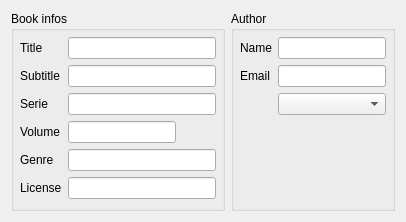
      <widget class="QWidget" name="lytTabOverview">
       <attribute name="title">
        <string>Overview</string>
       </attribute>
       <layout class="QVBoxLayout" name="verticalLayout_23">
        <item>
         <layout class="QHBoxLayout" name="horizontalLayout_26">
          <item>
           <widget class="QGroupBox" name="grpBookInfos">
            <property name="title">
             <string>Book infos</string>
            </property>
            <layout class="QFormLayout" name="formLayout_3">
             <property name="leftMargin">
              <number>6</number>
             </property>
             <property name="topMargin">
              <number>6</number>
             </property>
             <property name="rightMargin">
              <number>6</number>
             </property>
             <item row="0" column="0">
              <widget class="QLabel" name="label_10">
               <property name="text">
                <string>Title</string>
               </property>
              </widget>
             </item>
             <item row="0" column="1">
              <widget class="lineEditView" name="txtGeneralTitle"/>
             </item>
             <item row="1" column="0">
              <widget class="QLabel" name="label_11">
               <property name="text">
                <string>Subtitle</string>
               </property>
              </widget>
             </item>
             <item row="1" column="1">
              <widget class="lineEditView" name="txtGeneralSubtitle"/>
             </item>
             <item row="2" column="0">
              <widget class="QLabel" name="label_12">
               <property name="text">
                <string>Serie</string>
               </property>
              </widget>
             </item>
             <item row="2" column="1">
              <widget class="lineEditView" name="txtGeneralSerie"/>
             </item>
             <item row="3" column="0">
              <widget class="QLabel" name="label_13">
               <property name="text">
                <string>Volume</string>
               </property>
              </widget>
             </item>
             <item row="3" column="1">
              <layout class="QHBoxLayout" name="horizontalLayout_25">
               <item>
                <widget class="lineEditView" name="txtGeneralVolume"/>
               </item>
               <item>
                <spacer name="horizontalSpacer_6">
                 <property name="orientation">
                  <enum>Qt::Horizontal</enum>
                 </property>
                 <property name="sizeHint" stdset="0">
                  <size>
                   <width>40</width>
                   <height>20</height>
                  </size>
                 </property>
                </spacer>
               </item>
              </layout>
             </item>
             <item row="4" column="0">
              <widget class="QLabel" name="label_14">
               <property name="text">
                <string>Genre</string>
               </property>
              </widget>
             </item>
             <item row="4" column="1">
              <widget class="lineEditView" name="txtGeneralGenre"/>
             </item>
             <item row="5" column="0">
              <widget class="QLabel" name="label_16">
               <property name="text">
                <string>License</string>
               </property>
              </widget>
             </item>
             <item row="5" column="1">
              <widget class="lineEditView" name="txtGeneralLicense"/>
             </item>
            </layout>
           </widget>
          </item>
          <item>
           <widget class="QGroupBox" name="grpAuthor">
            <property name="title">
             <string>Author</string>
            </property>
            <layout class="QFormLayout" name="formLayout_4">
             <property name="leftMargin">
              <number>6</number>
             </property>
             <property name="topMargin">
              <number>6</number>
             </property>
             <property name="rightMargin">
              <number>6</number>
             </property>
             <item row="0" column="0">
              <widget class="QLabel" name="label_15">
               <property name="text">
                <string>Name</string>
               </property>
              </widget>
             </item>
             <item row="0" column="1">
              <widget class="lineEditView" name="txtGeneralAuthor"/>
             </item>
             <item row="1" column="0">
              <widget class="QLabel" name="label_19">
               <property name="text">
                <string>Email</string>
               </property>
              </widget>
             </item>
             <item row="1" column="1">
              <widget class="lineEditView" name="txtGeneralEmail"/>
             </item>
             <item row="2" column="1">
              <widget class="QComboBox" name="cmbStyle"/>
             </item>
            </layout>
           </widget>
          </item>
         </layout>
        </item>
       </layout>
      </widget>
